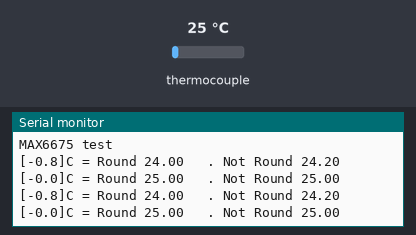
The sketch below on a simulated ESP8266 (NodeMCU). Parts: the last lines printed to the serial monitor. Inputs (shaded band) come from the test bench; at power-on: thermocouple 25 °C.

Above: at 1.7 s.
1.8 s: thermocouple set to 6 °C
At 3.1 s:
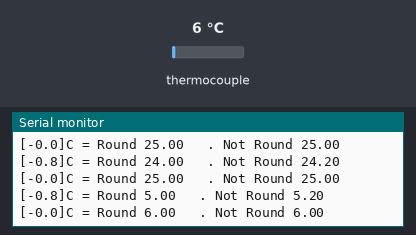
3.3 s: thermocouple set to 75 °C
At 4.2 s:
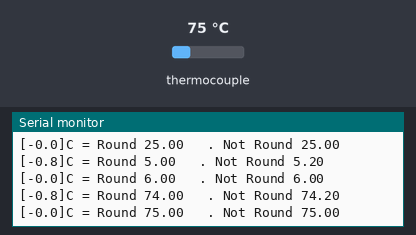
Timing chart, 0 to 6.3 s (numbered marks = the images above; inputs shaded):
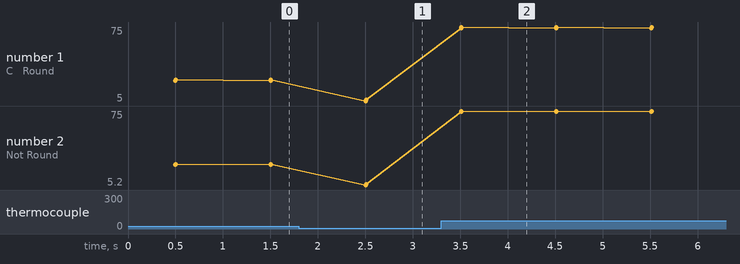

The sketch:

Oven.ino
```cpp
#include <ESP8266WiFi.h>
#include <WiFiClient.h>
#include <ESP8266WebServer.h>
#include <ESP8266mDNS.h>
#include <math.h>
// #define _delay_ms(ms) delayMicroseconds((ms) * 1000)
#define ESP8266
#include <max6675.h>

#define thermoDO    D6 //4;
#define thermoCS    D7 //5;
#define thermoCLK   D5 //6;

MAX6675 thermocouple(thermoCLK, thermoCS, thermoDO);
//int vccPin = 3;
//int gndPin = 2;

void setup() {
  Serial.begin(115200);
  Serial.println("");
  Serial.println("PASS: Serial communication started.");
  // use Arduino pins
//  pinMode(vccPin, OUTPUT); digitalWrite(vccPin, HIGH);
//  pinMode(gndPin, OUTPUT); digitalWrite(gndPin, LOW);

  Serial.println("MAX6675 test");
  // wait for MAX chip to stabilize

  delay(500);
}

void loop() {
  // basic readout test, just print the current temp

  Serial.print("[-0.8]C = Round ");
  Serial.print(round(thermocouple.readCelsius() - 0.8));
  Serial.print("   . Not Round ");
  Serial.println(thermocouple.readCelsius() - 0.8);
    Serial.print("[-0.0]C = Round ");
  Serial.print(round(thermocouple.readCelsius() ));
  Serial.print("   . Not Round ");
  Serial.println(thermocouple.readCelsius() );
//  Serial.print("F = ");
//  Serial.println(thermocouple.readFahrenheit());

  delay(1000);
}
```

Measured:
- after the input at 1.8 s, the serial monitor: prints a new line after 0.71 s (image 1)
- after the input at 3.3 s, the serial monitor: prints a new line after 0.21 s (image 2)
- plotted number 1: 25 → 6 after the input at 1.8 s, 6 → 75 after the input at 3.3 s
- plotted number 2: 25 → 6 after the input at 1.8 s, 6 → 75 after the input at 3.3 s
